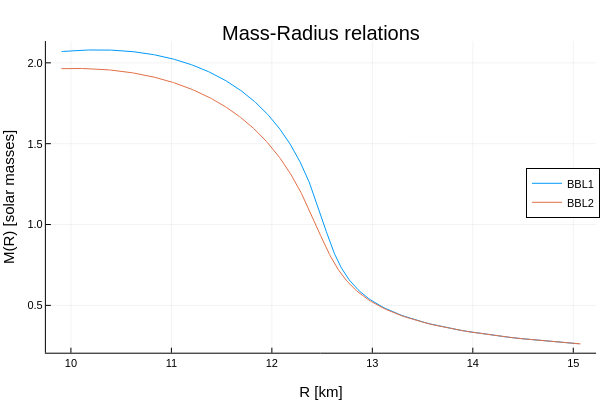

Source (notebook cell):
### Code cell
mass_1, radius_1, central_pressue_1 = getMassRadiusRelation(bbl1_eos_wc, pressure_min = 5e33)
mass_2, radius_2, central_pressue_2 = getMassRadiusRelation(bbl2_eos_wc, pressure_min = 5e33)

plot(radius_1, mass_1, label = "BBL1", legend = :right)
plot!(radius_2, mass_2, label = "BBL2")
title!("Mass-Radius relations")
ylabel!("M(R) [solar masses]")
xlabel!("R [km]")

### Figure 1 — Plotly figure (JSON) as saved in the notebook; plotly's stock layout.template omitted (floating-point values rounded to 4 significant figures; data arrays with more than 128 entries replaced by an {"elided": "..."} marker saying what was removed)
{"data": [{"colorbar": {"len": 0.8657, "title": "", "x": 0.9934, "y": 0.5087}, "legendgroup": "BBL1", "line": {"color": "rgba(0, 154, 250, 1.000)", "dash": "solid", "shape": "linear", "width": 1}, "mode": "lines", "name": "BBL1", "showlegend": true, "type": "scatter", "x": {"elided": "399 float values"}, "xaxis": "x", "y": {"elided": "399 float values"}, "yaxis": "y"}, {"colorbar": {"len": 0.8657, "title": "", "x": 0.9934, "y": 0.5087}, "legendgroup": "BBL2", "line": {"color": "rgba(227, 111, 71, 1.000)", "dash": "solid", "shape": "linear", "width": 1}, "mode": "lines", "name": "BBL2", "showlegend": true, "type": "scatter", "x": {"elided": "399 float values"}, "xaxis": "x", "y": {"elided": "399 float values"}, "yaxis": "y"}], "layout": {"annotations": [{"font": {"color": "rgba(0, 0, 0, 1.000)", "family": "sans-serif", "size": 20}, "rotation": 0, "showarrow": false, "text": "Mass-Radius relations", "x": 0.535, "xanchor": "center", "xref": "paper", "y": 1, "yanchor": "top", "yref": "paper"}], "height": 400, "legend": {"bgcolor": "rgba(255, 255, 255, 1.000)", "bordercolor": "rgba(0, 0, 0, 1.000)", "borderwidth": 1, "font": {"color": "rgba(0, 0, 0, 1.000)", "family": "sans-serif", "size": 11}, "title": {"font": {"color": "rgba(0, 0, 0, 1.000)", "family": "sans-serif", "size": 15}, "text": ""}, "tracegroupgap": 0, "traceorder": "normal", "x": 1, "xanchor": "right", "y": 0.52, "yanchor": "middle"}, "margin": {"b": 20, "l": 0, "r": 0, "t": 20}, "paper_bgcolor": "rgba(255, 255, 255, 1.000)", "plot_bgcolor": "rgba(255, 255, 255, 1.000)", "showlegend": true, "width": 600, "xaxis": {"anchor": "y", "domain": [0.07647, 0.9934], "gridcolor": "rgba(0, 0, 0, 0.100)", "gridwidth": 0.5, "linecolor": "rgba(0, 0, 0, 1.000)", "mirror": false, "range": [9.751, 15.23], "showgrid": true, "showline": true, "showticklabels": true, "tickangle": 0, "tickcolor": "rgb(0, 0, 0)", "tickfont": {"color": "rgba(0, 0, 0, 1.000)", "family": "sans-serif", "size": 11}, "tickmode": "array", "ticks": "inside", "ticktext": ["10", "11", "12", "13", "14", "15"], "tickvals": [10, 11, 12, 13, 14, 15], "title": "R [km]", "titlefont": {"color": "rgba(0, 0, 0, 1.000)", "family": "sans-serif", "size": 15}, "type": "-", "visible": true, "zeroline": false, "zerolinecolor": "rgba(0, 0, 0, 1.000)"}, "yaxis": {"anchor": "x", "domain": [0.07581, 0.9415], "gridcolor": "rgba(0, 0, 0, 0.100)", "gridwidth": 0.5, "linecolor": "rgba(0, 0, 0, 1.000)", "mirror": false, "range": [0.2073, 2.135], "showgrid": true, "showline": true, "showticklabels": true, "tickangle": 0, "tickcolor": "rgb(0, 0, 0)", "tickfont": {"color": "rgba(0, 0, 0, 1.000)", "family": "sans-serif", "size": 11}, "tickmode": "array", "ticks": "inside", "ticktext": ["0.5", "1.0", "1.5", "2.0"], "tickvals": [0.5, 1, 1.5, 2], "title": "M(R) [solar masses]", "titlefont": {"color": "rgba(0, 0, 0, 1.000)", "family": "sans-serif", "size": 15}, "type": "-", "visible": true, "zeroline": false, "zerolinecolor": "rgba(0, 0, 0, 1.000)"}}}
